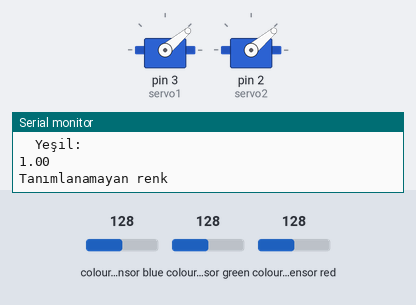
Bench run of a sketch on a simulated Arduino Uno, built with avr-gcc and run on an emulated ATmega328P. Shown: 2 × servo, the last lines printed to the serial monitor. The inputs (shaded band) are chosen by the test bench; at power-on: colour sensor blue 128, colour sensor green 128, colour sensor red 128.

Above: at 2.2 s.
2.3 s: colour sensor blue set to 167
3.8 s: colour sensor blue set to 173
At 4.5 s:
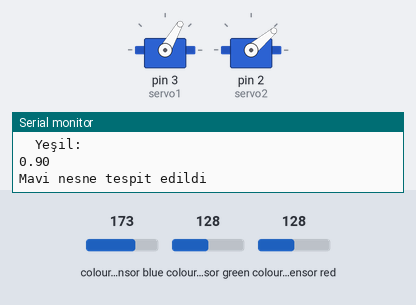
7.2 s: colour sensor green set to 135
At 9.6 s:
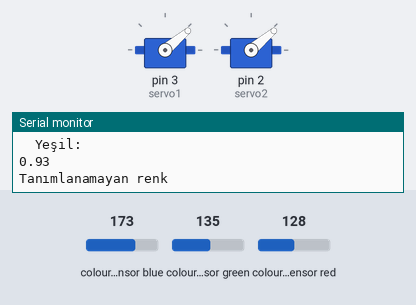
10.0 s: colour sensor red set to 203
11.7 s: colour sensor red set to 210
At 12.6 s:
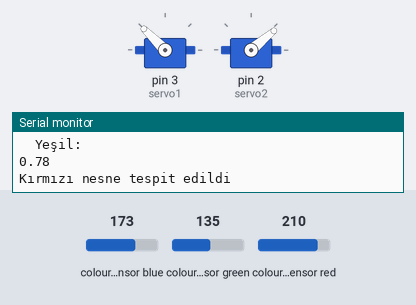
15.1 s: colour sensor blue set to 191
At 17.9 s:
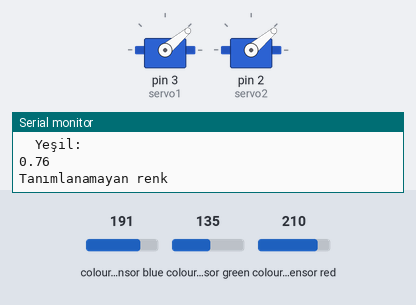
Timing chart, 0 to 19.1 s (numbered marks = the images above; inputs shaded):
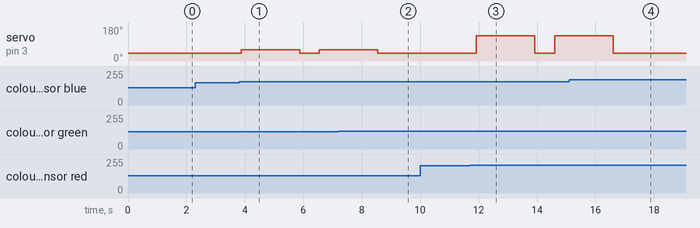

The sketch:

Renk_Sens_r__Ile_Madde_Ay_rma_Otomasyonu.ino
```cpp
#include "Servo.h"
#include "Wire.h"
#include "Adafruit_TCS34725.h"

const int kirmiziPos = 135;
const int turuncuPos = 115;
const int sariPos = 20;
const int yesilPos = 80;
const int maviPos = 60;
const int yokPos = 40;

Servo servo1;
Servo servo2;

Adafruit_TCS34725 tcs = Adafruit_TCS34725(TCS34725_INTEGRATIONTIME_50MS, TCS34725_GAIN_4X);

void setup() {
    Serial.begin(9600);
    Serial.println("Sensör Başlatıldı");

    if (tcs.begin()) {
        Serial.println("Sensör Bulundu");
    } else {
        Serial.println("Sensör yok, bağlantıları kontrol et");
        while (1);
    }
    servo1.attach(3);
    servo2.attach(2);
    servo1.write(yokPos);
    servo2.write(yokPos);
    delay(1000);
}

void loop() {
    uint16_t clearcol, kirmizi, yesil, mavi;
    float ortalama, k, y, m;

    delay(100);
    tcs.getRawData(&kirmizi, &yesil, &mavi, &clearcol);

    ortalama = (kirmizi + yesil + mavi) / 3;
    k = kirmizi / ortalama;
    m = mavi / ortalama;
    y = yesil / ortalama;

    Serial.println("\tClear:"); Serial.println(clearcol);
    Serial.println("\tKırmızı:"); Serial.println(k);
    Serial.println("\tMavi:"); Serial.println(m);
    Serial.println("\tYeşil:"); Serial.println(y);


    if (k > 1.2 && k > m && k > y) {
        Serial.println("Kırmızı nesne tespit edildi");
        servo1.write(kirmiziPos);
        delay(2000);
        servo1.write(yokPos);
    } else if (y > 1.2 && y > k && y > m) {
        Serial.println("Yeşil nesne tespit edildi");
        servo1.write(yesilPos);
        delay(2000);
        servo1.write(yokPos);
    } else if (m > 1.2 && m > k && m > y) {
        Serial.println("Mavi nesne tespit edildi");
        servo1.write(maviPos);
        delay(2000);
        servo1.write(yokPos);
    } else {
        Serial.println("Tanımlanamayan renk");
    }

    delay(500);
}
```

Measured:
- the behaviour switches between 170 and 171 on colour sensor blue (found by bisection; images 0 and 1)
- the behaviour switches between 131 and 132 on colour sensor green (found by bisection; images 1 and 2)
- the behaviour switches between 205 and 206 on colour sensor red (found by bisection; images 2 and 3)
- after the input at 3.8 s, servo on pin 3 (servo1): 40° → 60° after 0.07 s, → 40° 2.0 s later, → 60° 0.68 s later
- after the input at 7.2 s, servo on pin 3 (servo1): goes on until 8.5 s, then stays 40°
- after the input at 11.7 s, servo on pin 3 (servo1): 40° → 135° after 0.23 s, → 40° 2.0 s later, → 135° 0.68 s later
- after the input at 15.1 s, servo on pin 3 (servo1): goes on until 16.6 s, then stays 40°
